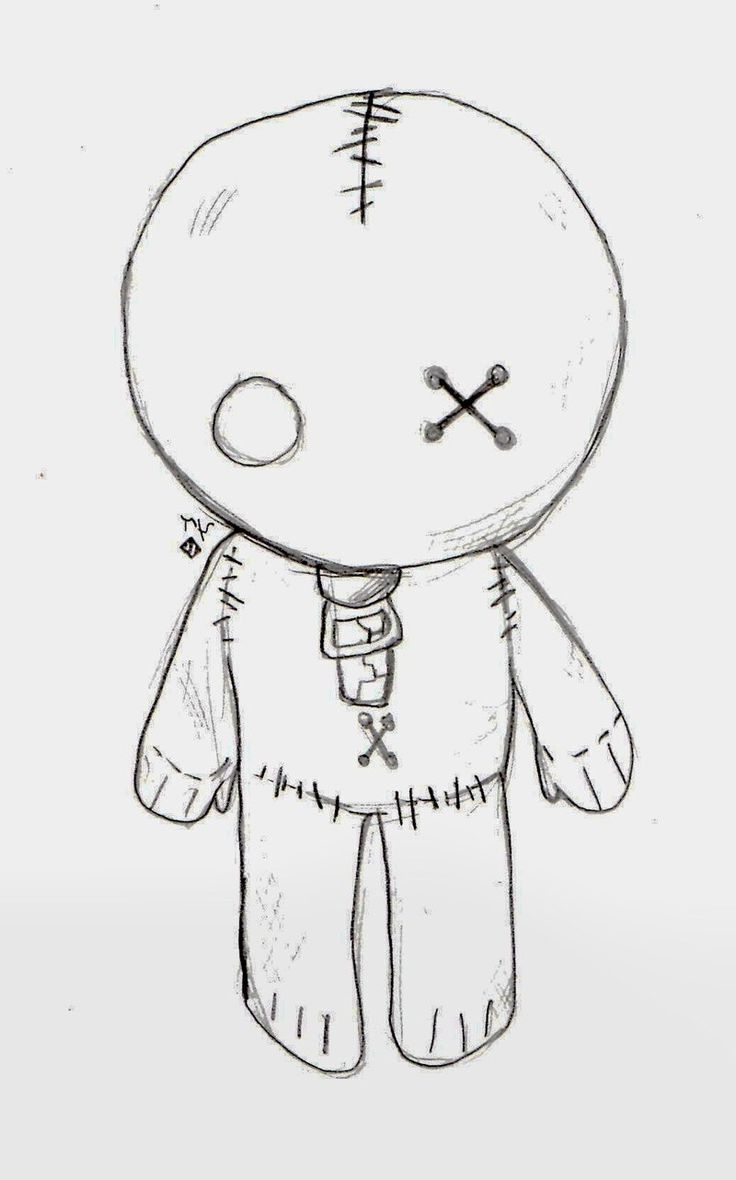
#> input picture prototype/samples/complicated_1.jpg, 736 x 1180 px
$ python main.py ../samples/complicated_1.jpg
#> lines starting #> are read from the running program, lines starting #| are printed output that depends on the picture; after the words box and inside, x2 and y2 are one past the last pixel; in counts of white or black regions, pixels touching at a corner belong together
import cv2
import sys
import imutils
import numpy as np
import svgwrite


# All points are considered to be (x, y) with the origin being top left corner and positive y is south.


SCANNER_SIZE = 3
FILLED_THRESHOLD = 127
TRAVERSE_STEP = 2

# if SCANNER_SIZE % TRAVERSE_STEP != 0 and TRAVERSE_STEP % SCANNER_SIZE != 0:
#     raise Exception("FILLED_THRESHOLD must be divisible by TRAVERSE_STEP or vice versa.")


def display_image(img):
    cv2.imshow("Image", img)
    cv2.waitKey(0)


def draw_point(img, center_point):
    cv2.circle(img, center_point, 1, (0, 255, 0), 2)


def is_within_threshold(val):
    return val < FILLED_THRESHOLD


def is_in_range(img, point):
    return point[0] > 0 and point[0] < np.size(img, 1) - SCANNER_SIZE and point[1] > 0 and point[1] < np.size(img, 0) - SCANNER_SIZE


# [93 lines left out: functions percentage_filled, traverse_img, adjust_starting_point, get_direction, trace, scan_img, not called in this run]

            # [5 lines of commented-out code are left out]


img = cv2.imread(sys.argv[1], 0)
#> img: shape (1180, 736); min 0, max 255, mean 228.4
resizedImg = imutils.resize(img, width=500)

th3 = cv2.adaptiveThreshold(resizedImg, 255, cv2.ADAPTIVE_THRESH_GAUSSIAN_C, cv2.THRESH_BINARY, 11, 11)
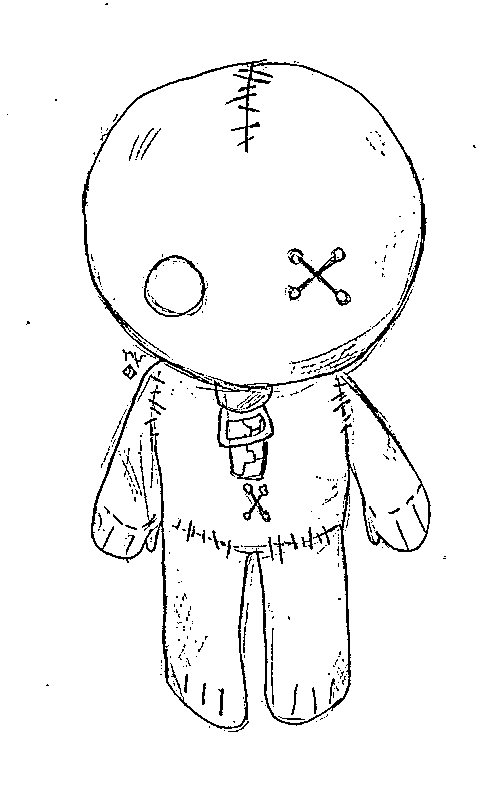
#> th3: shape (801, 500); 95.8% white; black in thin lines or dots, all inside (x1, y1, x2, y2) = (7, 3, 476, 732)
th3 = cv2.GaussianBlur(th3, (5, 5), 0)
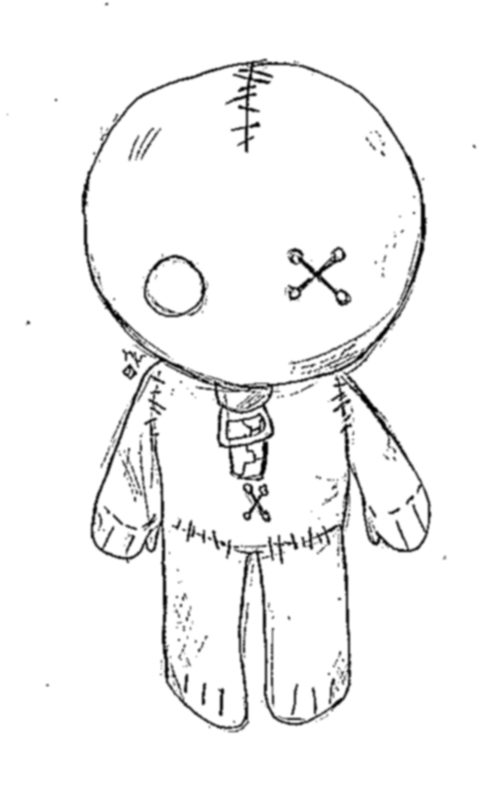
#> th3: shape (801, 500); min 0, max 255, mean 244.3
th3 = cv2.morphologyEx(th3, cv2.MORPH_OPEN, cv2.getStructuringElement(cv2.MORPH_RECT, (5, 5)))
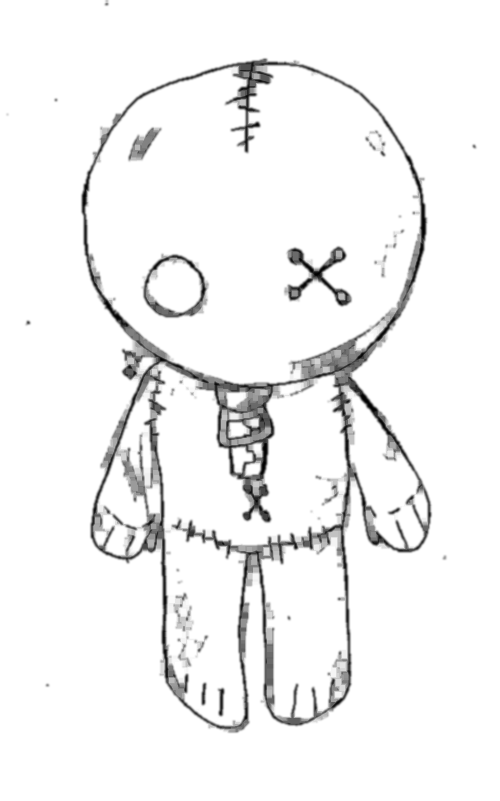
#> th3: shape (801, 500); min 0, max 255, mean 242.4

brush = np.array([
    [ 12,  61, 115,  61,  12],
    [ 61, 162, 230, 162,  61],
    [115, 230, 255, 230, 115],
    [ 61, 162, 230, 162,  61],
    [ 12,  61, 115,  61,  12],
])
brush = brush / 255

threshold = 100
visited = {}
brush_jump = 2


# [22 lines left out: functions get_brush_threshold_at_point, traverse, not called in this run]


#> (the run stopped early here; a loop or call above may not have finished)
